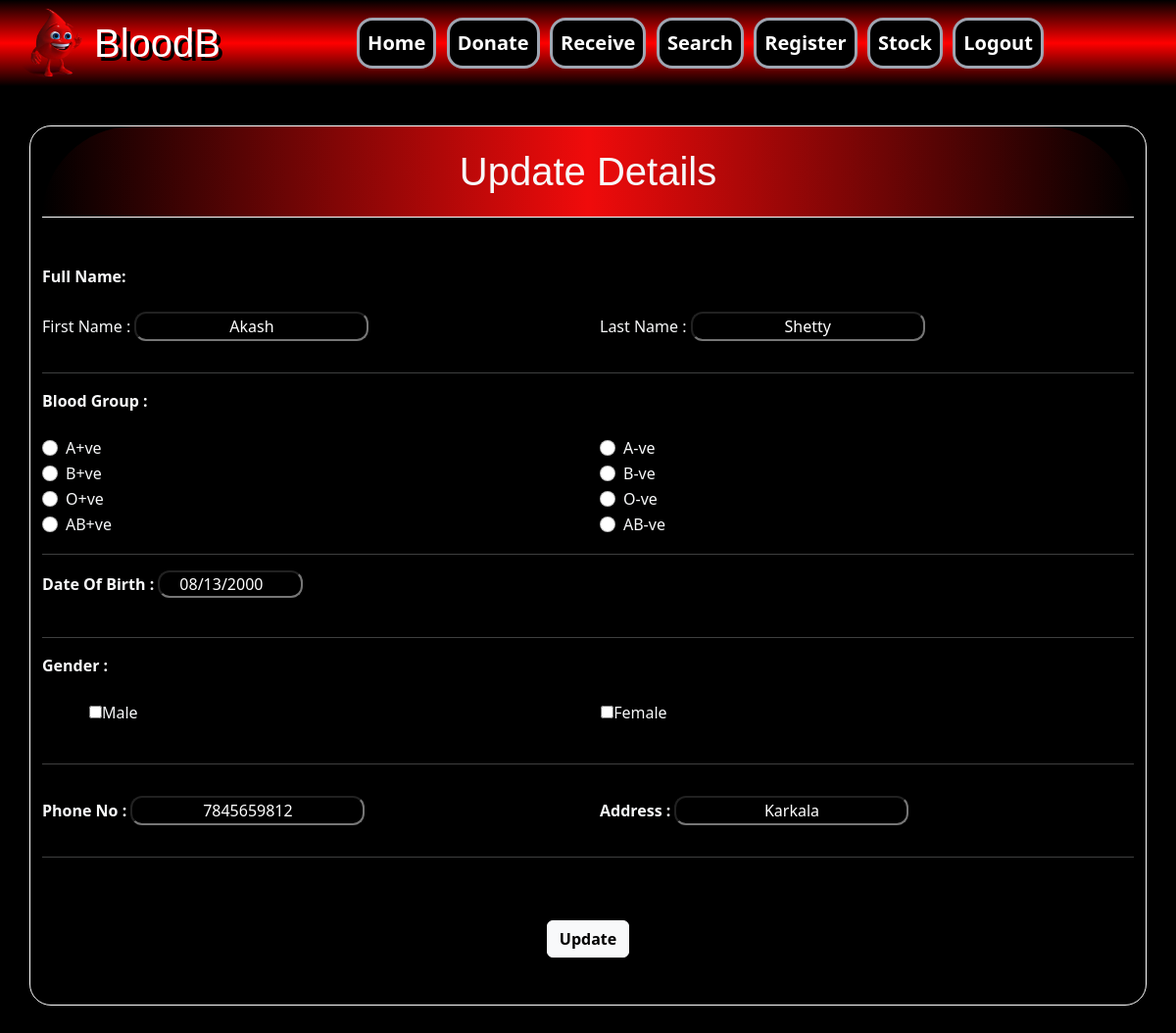
/update/5 (signed in), run on the app's committed database.
### BloodB/models.py (models this page shows, shortened)
class PERSON(models.Model):
    pid=models.AutoField(primary_key=True)
    fname=models.CharField(max_length=50)
    lname=models.CharField(max_length=50,default=" ")
    gender=models.CharField(max_length=10)
    dob=models.CharField(max_length=15)
    phone=models.CharField(max_length=15)
    address=models.CharField(max_length=122)
    bgroup=models.CharField(max_length=10)
    MIssues= models.CharField(max_length=122,default="No")

### BloodB/views.py (the view, shortened to what this page needs)
# urls.py: path('update/<int:id>',views.updatedetails,name='updatedetails'),
@login_required
def updatedetails(request,id):
	context={"obj":PERSON.objects.filter(pid=id)}
	return render(request,'updatedetails.html',context)

### templates/updatedetails.html (shortened to what this page needs)
{% extends 'base.html' %}
{% block stylesheet %}<link href="../static/form.css" rel="stylesheet">{% endblock stylesheet %}
{% block content %}
<div class="top w-100 " style="height: 10vh;"></div>
<main>
  <div class="container formcontainer  text-light mb-5 ">
    <div class="formheader color-light text-center p-3 fs-1 ">Update Details</div>
    <br>
    <br>
    {% for i in obj %}
    <form method="post" action="/update/{{i.pid}}">
      <b>Full Name:</b><br><br>
      <div class="row">
        <div class="col-sm-12 col-md-6 col-lg-6 mb-3">First Name : <input type="text" name="fname" value={{i.fname}} required>
        </div>
        <div class="col-sm-12 col-md-6 col-lg-6 mb-3">Last Name : <input type="text" name="lname" value={{i.lname}} ></div>
      </div>
      <hr>
      <b>Blood Group : </b>
      <br><br>
      <div class="row">
        <div class="col-6">
          <div class="form-check">
            <input class="form-check-input" type="radio" name="bloodgroup" id="A+ve" value="A+ve">
            <label class="form-check-label" for="flexRadioDefault1">
              A+ve
            </label>
          </div>
        </div>
        <div class="col-6">
          <div class="form-check">
            <input class="form-check-input" type="radio" name="bloodgroup" id="A-ve" value="A-ve">
            <label class="form-check-label" for="flexRadioDefault1">
              A-ve
            </label>
          </div>
        </div>
        <div class="col-6">
          <div class="form-check">
            <input class="form-check-input" type="radio" name="bloodgroup" id="B+ve" value="B+ve">
            <label class="form-check-label" for="flexRadioDefault1">
              B+ve
            </label>
          </div>
        </div>
        <div class="col-6">
          <div class="form-check">
            <input class="form-check-input" type="radio" name="bloodgroup" id="B-ve" value="B-ve">
            <label class="form-check-label" for="flexRadioDefault1">
              B-ve
            </label>
          </div>
        </div>
        <div class="col-6">
          <div class="form-check">
            <input class="form-check-input" type="radio" name="bloodgroup" id="O+ve" value="O+ve">
            <label class="form-check-label" for="flexRadioDefault1">
              O+ve
            </label>
          </div>
        </div>
        <div class="col-6">
          <div class="form-check">
            <input class="form-check-input" type="radio" name="bloodgroup" id="O-ve" value="O-ve">
            <label class="form-check-label" for="flexRadioDefault1">
              O-ve
            </label>
          </div>
        </div>
        <div class="col-6">
          <div class="form-check">
            <input class="form-check-input" type="radio" name="bloodgroup" id="AB+ve" value="AB+ve">
            <label class="form-check-label" for="flexRadioDefault1">
              AB+ve
            </label>
          </div>
        </div>
        <div class="col-6">
          <div class="form-check">
            <input class="form-check-input" type="radio" name="bloodgroup" id="AB-ve" value="AB-ve">
            <label class="form-check-label" for="flexRadioDefault1">
              AB-ve
            </label>
          </div>
        </div>
      </div>
      <hr>
      <b>Date Of Birth : </b> <input type="date" name="dob" value={{i.dob}} required>
      <br>
      <br>
      <hr>
      <b>Gender : </b><br><br>
      <div class="row">
        <div class="col-5 ms-5">
          <input type="checkbox" name="gender" id="male" value="Male">Male
        </div>
        <div class="col-5 ms-5">
          <input type="checkbox" name="gender" id="female" value="Female">Female
        </div>
      </div>
      <br>
      <hr>
      <div class="row">
        <div class="col-sm-12 col-md-6  my-3 ">
          <b>Phone No : </b>
          <input type="phone" name="phone" value={{i.phone}} required>
        </div>
        <div class="col-sm-12 col-md-6  my-3 ">
          <b>Address : </b>
          <input type="text" name="address" value={{i.address}} required>
        </div>
      </div>
      <hr>
      <br>
      <br>
      <div class="text-center">
        <button type="submit " class="btn btn-light text-black fw-bold">Update</button>
      </div>
      <br>
      <br>
    </form>
    {% endfor %}
  </div>
</main>
{% endblock content %}

### static/base.css (style rules this page uses)
body { margin: 0; padding: 0; background-color: black !important; }

### static/form.css (style rules this page uses)
.container { background-color: rgb(0,0,0); border:1px solid white; border-radius:22px; }
.formheader { font-family: 'Trebuchet MS', 'Lucida Sans Unicode', 'Lucida Grande', 'Lucida Sans', Arial, sans-serif; border-bottom: 1px solid white; border-radius:100px 100px 0px 0px; background: linear-gradient(90deg,black,rgb(240, 11, 11),black); }
input { background-color: rgb(0,0,0); color:white; border-radius:12px; text-align: center; }

### data on the page
PERSON: fname "Akash", lname "Shetty", dob "08/13/2000", phone "7845659812", address "Karkala"
